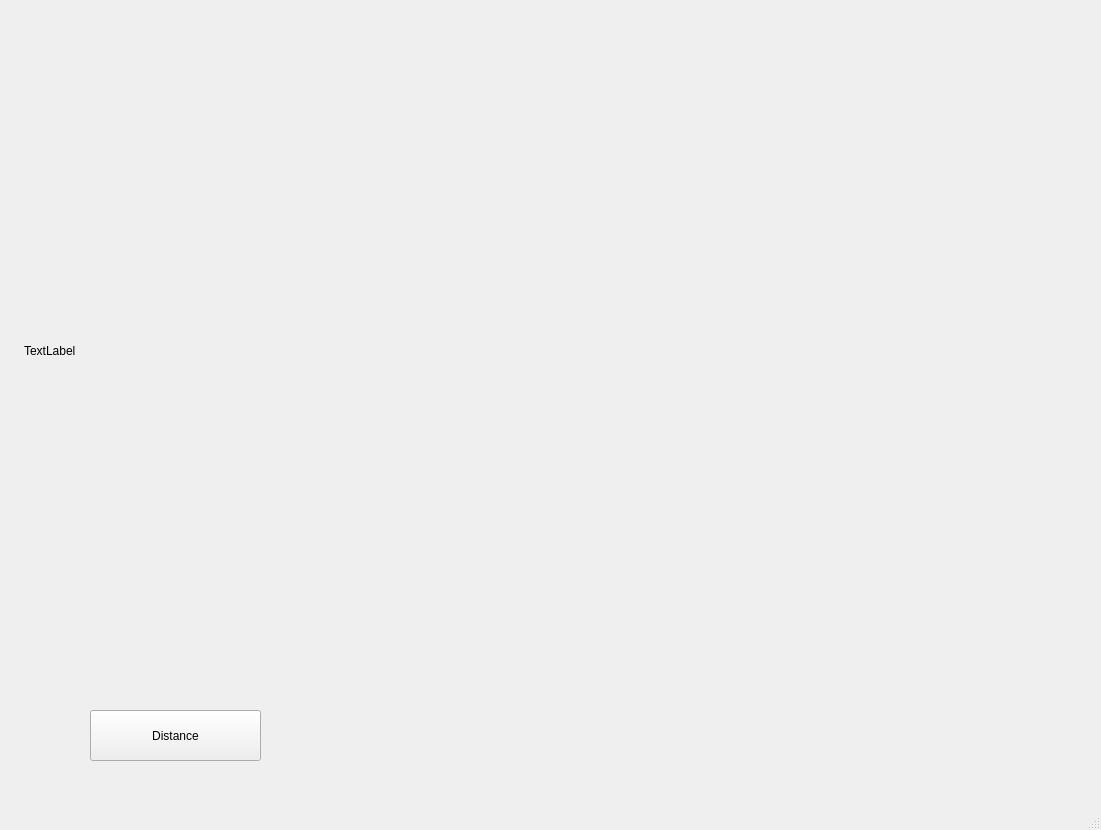
<?xml version="1.0" encoding="UTF-8"?>
<ui version="4.0">
 <class>MainWindow</class>
 <widget class="QMainWindow" name="MainWindow">
  <property name="enabled">
   <bool>true</bool>
  </property>
  <property name="geometry">
   <rect>
    <x>0</x>
    <y>0</y>
    <width>1101</width>
    <height>830</height>
   </rect>
  </property>
  <property name="windowTitle">
   <string>MainWindow</string>
  </property>
  <widget class="QWidget" name="centralwidget">
   <widget class="QLabel" name="label">
    <property name="geometry">
     <rect>
      <x>24</x>
      <y>25</y>
      <width>1041</width>
      <height>651</height>
     </rect>
    </property>
    <property name="text">
     <string>TextLabel</string>
    </property>
    <property name="scaledContents">
     <bool>true</bool>
    </property>
   </widget>
   <widget class="QPushButton" name="distance">
    <property name="geometry">
     <rect>
      <x>90</x>
      <y>710</y>
      <width>171</width>
      <height>51</height>
     </rect>
    </property>
    <property name="text">
     <string>Distance</string>
    </property>
   </widget>
  </widget>
  <widget class="QMenuBar" name="menubar">
   <property name="geometry">
    <rect>
     <x>0</x>
     <y>0</y>
     <width>1101</width>
     <height>26</height>
    </rect>
   </property>
  </widget>
  <widget class="QStatusBar" name="statusbar"/>
 </widget>
 <resources/>
 <connections/>
</ui>
